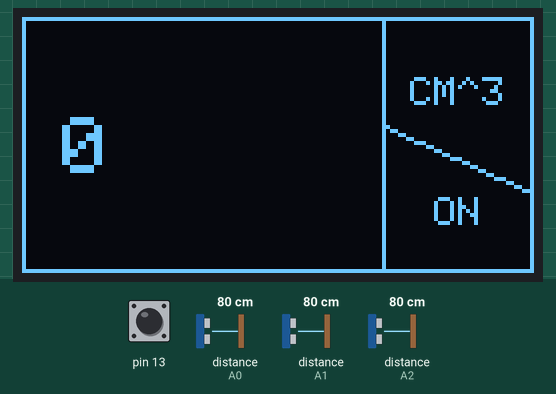
Bench run of a sketch on a simulated Arduino Uno, built with avr-gcc and run on an emulated ATmega328P. Parts: 128×64 one-colour display. Inputs (shaded band) come from the test bench; at power-on: distance to the obstacle (sensors on A0, A1, A2) 80 cm, pin 13 HIGH. What the sketch prints to the serial monitor is not drawn.

Above: at 2.8 s.
2.9 s: distance to the obstacle (sensor on A0) set to 2 cm
At 3.47 s:
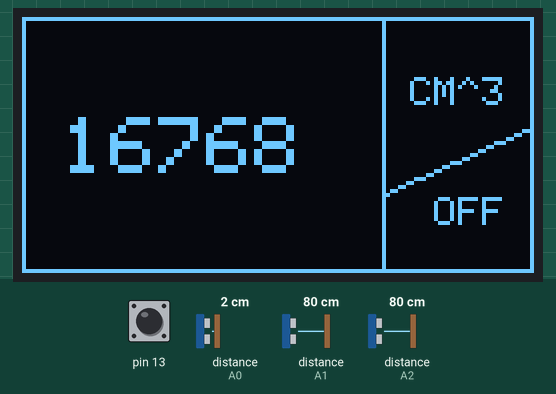
4.8 s: distance to the obstacle (sensor on A1) set to 35 cm
At 5.36 s:
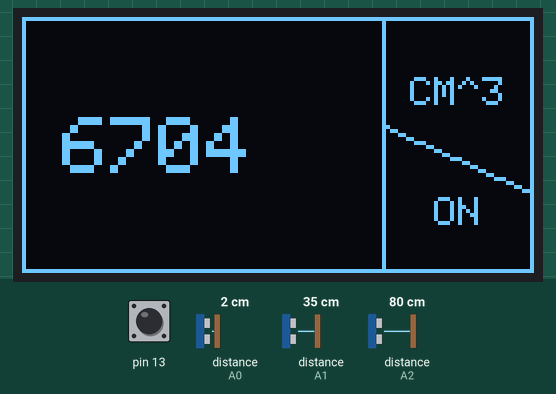
6.5 s: distance to the obstacle (sensor on A2) set to 2 cm
At 7.04 s:
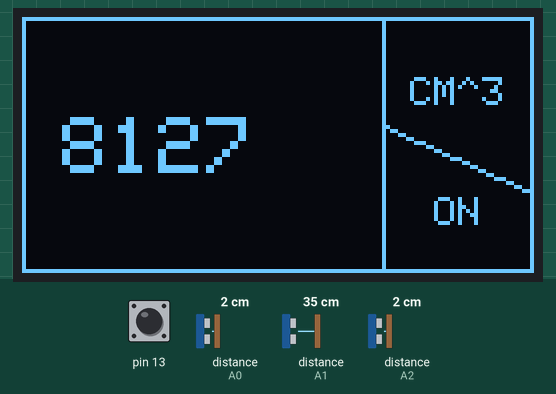
8.2 s: distance to the obstacle (sensor on A0) set to 18 cm
At 8.72 s:
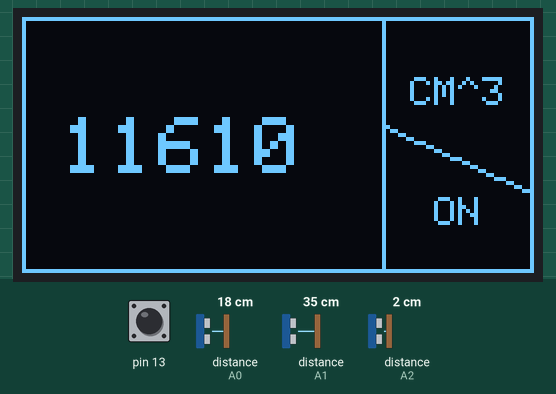
9.9 s: distance to the obstacle (sensor on A1) set to 2 cm
At 10.4 s:
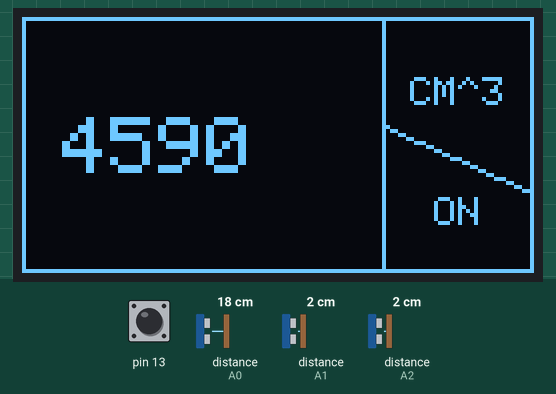
11.6 s: distance to the obstacle (sensor on A2) set to 18 cm
At 12.08 s:
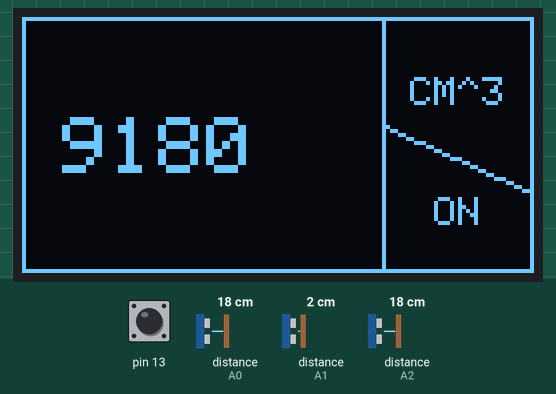
Timing chart, 0 to 14.2 s (numbered marks = the images above; inputs shaded):
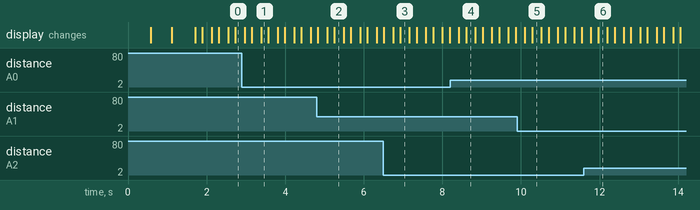

Measured:
- after the input at 2.9 s, the display: first differs from a run without the input after 0.48 s (image 1)
- after the input at 4.8 s, the display: first differs from a run without the input after 0.26 s (image 2 shows a later state)
- after the input at 6.5 s, the display: first differs from a run without the input after 0.24 s (image 3 shows a later state)
- after the input at 8.2 s, the display: first changes after 0.22 s (image 4 shows a later state)
- after the input at 9.9 s, the display: first changes after 0.20 s (image 5 shows a later state)
- after the input at 11.6 s, the display: first changes after 0.18 s (image 6 shows a later state)

The sketch:

main.ino
```cpp
#include "xyz.h"


void setup(void){
    Serial.begin(9600);

    pinMode(13, INPUT_PULLUP);


    // now setup the oled screen;

    if (!display.begin(SSD1306_SWITCHCAPVCC, 0x3C)){
      Serial.println("SSD1306 FAILED!!!");
      stop_();
    }

    boot_logo();

}


void loop(void){
    int button_read = digitalRead(13);

    if (button_state != 1){

      length_value = length_sensor.getDistance() + BOX_LENGTH;
      width_value = width_sensor.getDistance() + BOX_WIDTH;
      height_value = height_sensor.getDistance() + BOX_HEIGHT;

      volume = length_value * width_value * height_value;

      if (volume < 0){
        volume = 0;
      }

      last_reading = volume;
    }

    if (button_read){
      button_state = button_state ? 0: 1;
    }

    // print on the oled;
    oled_print(volume);

    print_to_computer();

    delay(150);


}
```

xyz.h
```cpp
#ifndef XYZ_H
#define XYZ_H

#include <SharpIR.h>
#include <Wire.h>
#include <Adafruit_GFX.h>
#include <Adafruit_SSD1306.h>


void oled_print(int);
void boot_logo(void);
void print_to_computer(void);


#define MODEL1 1080
#define MODEL2 1080
#define MODEL3 1080

#define WIDTH 128
#define HEIGHT 64
#define OLED_RESET -1

#define BOX_LENGTH 12
#define BOX_WIDTH 8
#define BOX_HEIGHT 0

#define LENGTH_SENSOR_PIN A0
#define WIDTH_SENSOR_PIN A1
#define HEIGHT_SENSOR_PIN A2

Adafruit_SSD1306 display(WIDTH, HEIGHT, &Wire, OLED_RESET);


SharpIR length_sensor(SharpIR::GP2Y0A21YK0F, LENGTH_SENSOR_PIN);
SharpIR width_sensor(SharpIR::GP2Y0A21YK0F, WIDTH_SENSOR_PIN);
SharpIR height_sensor(SharpIR::GP2Y0A21YK0F, HEIGHT_SENSOR_PIN);

uint8_t button_state = 0;
int last_reading = 0;
int length_value = 0;
int width_value = 0;
int height_value = 0;
int volume = 0;


void print_to_computer(void){
    Serial.print("length: ");
    Serial.print(length_value);
    Serial.print("-CM, width: ");
    Serial.print(width_value);
    Serial.print("-CM, height: ");
    Serial.print(height_value);
    Serial.print("-CM, volume: ");
    Serial.print(volume);
    Serial.print("-CM^3");
    Serial.println();

}


void oled_print(int volume){
    /*
      show the volume value from the sensors on OLED;
    */

    display.clearDisplay();

    display.drawRect(0, 0, WIDTH, HEIGHT, WHITE);
    display.drawLine(90, 0, 90, HEIGHT, WHITE);


    display.setTextSize(2.3);
    display.setTextColor(WHITE);
    display.setCursor(10, 25);

    if (button_state){
        display.println(String(last_reading));
        display.setTextSize(1.7);
        display.setCursor(97, 15);
        display.println(F("CM^3"));
        display.setCursor(103, 45);
        display.println(F("OFF"));

        // FOR SEPERATE CM^3 AND ON/OFF;
        display.drawLine(90, 44, WIDTH, 27, WHITE);

    }

    else{
        display.println(String(volume));
        display.setTextSize(1.7);
        display.setCursor(97, 15);
        display.println(F("CM^3"));
        display.setCursor(103, 45);
        display.println(F("ON"));

        // FOR SEPERATE CM^3 AND ON/OFF;
        display.drawLine(90, 27, WIDTH, 44, WHITE);
    }
    // update the screen;
    display.display();


  }


  void boot_logo(void){
  /*
    simple animation start when we boot up the arduino;
  */

    display.clearDisplay();

    display.drawRect(0, 10, WIDTH, HEIGHT-18, WHITE);


    display.setTextSize(2.2);
    display.setTextColor(WHITE);

    String logo = "XYZ";

    for (int i=0; i<3;i++){
      display.setCursor(50 + (11*i), 25);
      display.print(logo[i]);
      display.display();
      delay(500);
    }

    delay(10);

  }


void stop_(void){
  for(;;);
}


#endif
```
